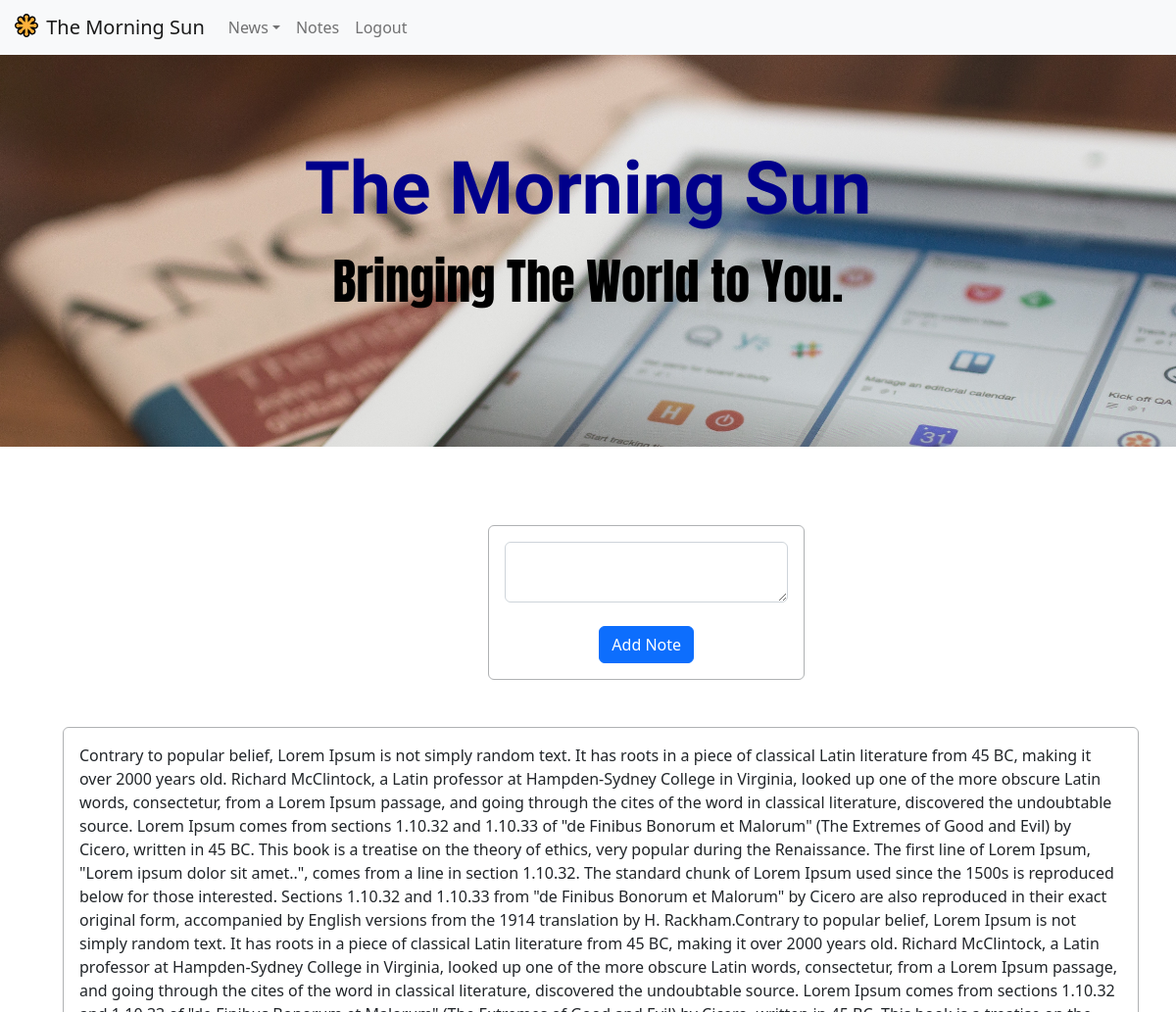
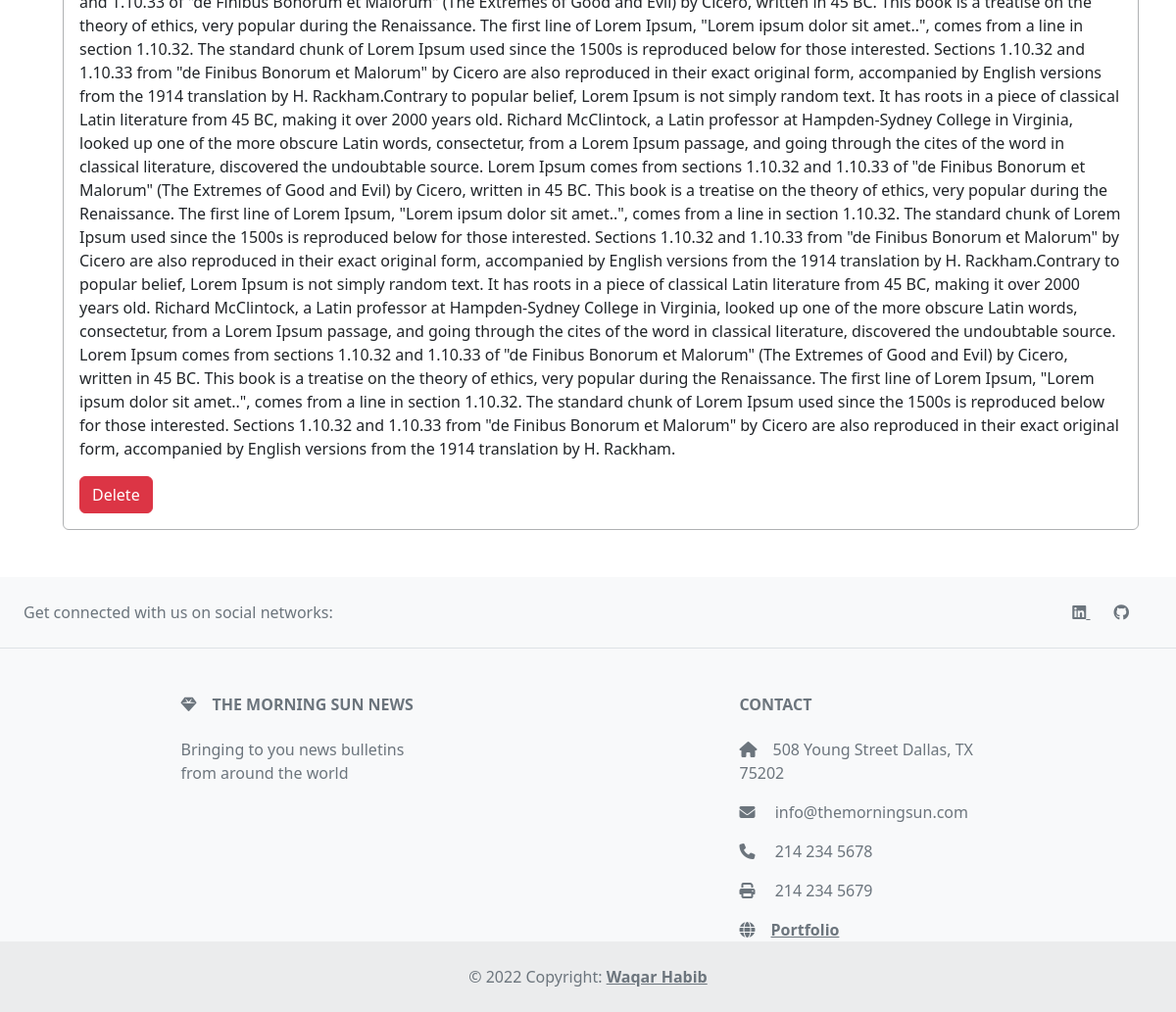
Before: /notes (signed in) with the older database file (2 pictures, top to bottom).
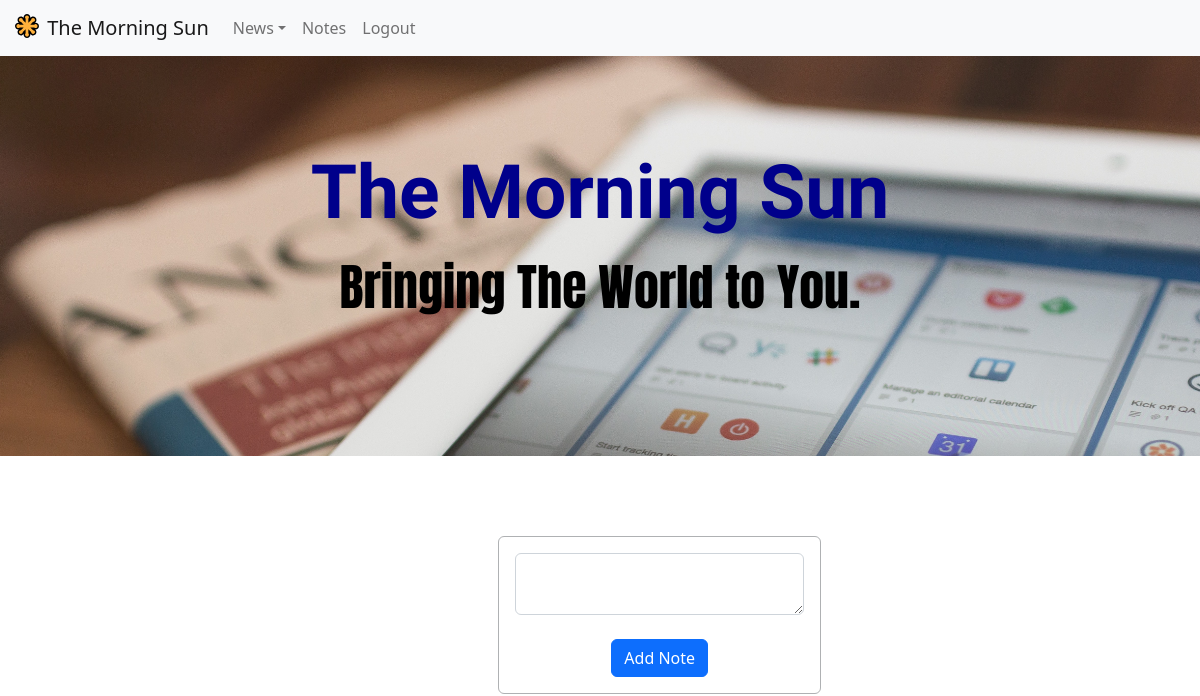
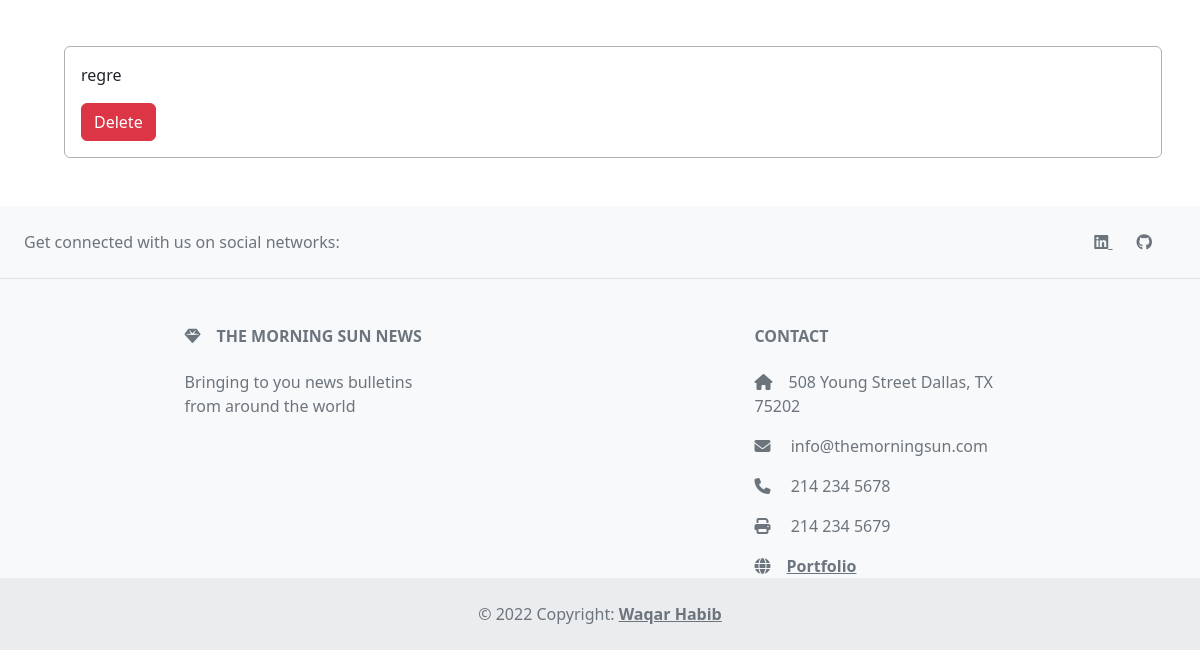
After: the same page with the newer database file (2 pictures, top to bottom).
### auth_app/models.py (models this page shows)
class Note(db.Model):
    id = db.Column(db.Integer, primary_key=True)
    data = db.Column(db.String(10000))
    date = db.Column(db.DateTime(timezone=True), default=func.now()) #func gets current date/time
    user_id = db.Column(db.Integer, db.ForeignKey('user.id')) #primary key of the obj used

### auth_app/views.py (the view, shortened to what this page needs)
@views.route('/notes', methods=['GET', 'POST'])
@login_required
def notes():
    return render_template("notes.html", user=current_user)

### auth_app/__init__.py (called while the page is built)
def create_app():
    app = Flask(__name__)
    app.config['SECRET_KEY'] = 'kefnkwelk ewklfnefk'
    app.config['SQLALCHEMY_DATABASE_URI'] = f'sqlite:///{DB_NAME}'
    db.init_app(app)
    from .views import views
    from. auth import auth
    app.register_blueprint(views, url_prefix='/')
    app.register_blueprint(auth, url_prefix='/')
    from .models import User, Note
    create_database(app)
    login_manager = LoginManager()
    login_manager.login_view = 'auth.login'
    login_manager.init_app(app)
    @login_manager.user_loader
    def load_user(id):
        return User.query.get(int(id))
    return app

### auth_app/templates/notes.html
{% extends "base.html" %} {% block title %}Notes{% endblock %} {% block content
%}
<div class="main">
  <div class="row">
    <div class="jumbotron">
      <div class="heading" style="text-align: center">The Morning Sun</div>
      <div class="subheading" style="text-align: center">
        Bringing The World to You.
      </div>
    </div>
  </div>
  <div class="row notesRow">
    <div class="col-3"></div>
    <div class="col-6">
      <div class="card addNote" style="margin-bottom: 3rem; margin-left: 4rem">
        <div class="card-body">
          <form method="POST">
            <textarea name="note" id="note" class="form-control"></textarea>
            <br />
            <div align="center">
              <button type="submit" class="btn btn-primary">Add Note</button>
            </div>
          </form>
        </div>
      </div>
    </div>
    <div class="col-3"></div>
    <div class="col-11" style="margin-left: 4rem">
      {% for note in user.notes %}
      <div class="card notesCard" style="margin-bottom: 3rem">
        <div class="card-body">
          <p class="card-text">{{ note.data }}</p>
          <a href="#" class="btn btn-danger" onClick="deleteNote({{ note.id }})"
            >Delete</a
          >
        </div>
      </div>
      {% endfor %}
    </div>
  </div>
</div>
<footer class="text-center text-lg-start bg-light text-muted">
  <section
    class="d-flex justify-content-center justify-content-lg-between p-4 border-bottom"
  >
    <div class="me-5 d-none d-lg-block">
      <span>Get connected with us on social networks:</span>
    </div>
    <div>
      <a
        href="https://www.linkedin.com/in/waqarhabib94/"
        class="me-4 text-reset"
      >
        <i class="fab fa-linkedin"></i>
      </a>
      <a href="https://github.com/waqar-habib/" class="me-4 text-reset">
        <i class="fab fa-github"></i>
      </a>
    </div>
  </section>
  <section class="">
    <div class="container text-center text-md-start mt-5">
      <div class="row mt-3">
        <div class="col-md-3 col-lg-4 col-xl-3 mx-auto mb-4">
          <h6 class="text-uppercase fw-bold mb-4">
            <i class="fas fa-gem me-3"></i>The Morning Sun News
          </h6>
          <p>Bringing to you news bulletins from around the world</p>
        </div>
        <div class="col-md-4 col-lg-3 col-xl-3 mx-auto mb-md-0 mb-4">
          <h6 class="text-uppercase fw-bold mb-4">Contact</h6>
          <p>
            <i class="fas fa-home me-3"></i>508 Young Street Dallas, TX 75202
          </p>
          <p>
            <i class="fas fa-envelope me-3"></i>
            info@themorningsun.com
          </p>
          <p><i class="fas fa-phone me-3"></i> 214 234 5678</p>
          <p><i class="fas fa-print me-3"></i> 214 234 5679</p>
          <a
            class="text-reset fw-bold"
            href="https://www.waqarhabib.dev"
            target="_blank"
            ><i class="fa fa-globe me-3"></i>Portfolio</a
          >
        </div>
      </div>
    </div>
  </section>
  <div class="text-center p-4" style="background-color: rgba(0, 0, 0, 0.05)">
    © 2022 Copyright:
    <a
      class="text-reset fw-bold"
      href="https://www.waqarhabib.dev"
      target="_blank"
      >Waqar Habib</a
    >
  </div>
</footer>
{% endblock %}

### auth_app/templates/base.html (shortened to what this page needs)
<!DOCTYPE html>
<html>
  <head>
    <link rel="stylesheet" href="../static/main.css" />
    <link
      href="https://cdn.jsdelivr.net/npm/bootstrap@5.2.0/dist/css/bootstrap.min.css"
      rel="stylesheet"
    />
    <link
      rel="stylesheet"
      href="https://cdnjs.cloudflare.com/ajax/libs/font-awesome/6.1.2/css/all.min.css"
    />
  </head>
  <body>
    <nav class="navbar navbar-expand-sm navbar-light bg-light">
      <div class="container-fluid">
        <a class="navbar-brand" href="/">
          <img
            src="../static/svg-seeklogo.com.svg"
            alt=""
            width="30"
            height="24"
            class="d-inline-block align-text-top"
          />
          The Morning Sun
        </a>
        <div id="navbarCollapse" class="collapse navbar-collapse">
          <ul class="nav navbar-nav">
            {% if user.is_authenticated %}
            <li class="nav-item dropdown">
              <a
                href="#"
                class="nav-link dropdown-toggle"
                data-bs-toggle="dropdown"
                >News</a
              >
            </li>
            <li class="nav-item">
              <a class="nav-item nav-link" id="notes" href="/notes">Notes</a>
            </li>
            <li class="nav-item">
              <a class="nav-item nav-link" id="logout" href="/logout">Logout</a>
            </li>
            {% endif %}
          </ul>
        </div>
      </div>
    </nav>
    {% block content %} {% endblock %}
  </body>
</html>

### auth_app/static/main.css (style rules this page uses)
.jumbotron { background-image: url(./jumbotron.jpg); background-repeat: no-repeat; padding: 3rem !important; background-size: cover; height:400px; }
.heading { font-size: 75px; font-weight: bold; color:darkblue; font-family: 'Dancing Script', cursive; margin-top: 2rem }
.subheading { font-size: 50px; color:black; font-family: 'Anton', sans-serif; }
.notesRow { margin-top: 5rem !important; }
.notesCard { border: 1px solid rgb(175, 177, 179)!important; margin-bottom: 3rem; }
.addNote { border: 1px solid rgb(175, 177, 179)!important; margin-bottom: 3rem; margin-left: 12rem !important; width: 55%; }
.row:after { content: ""; display: table; clear: both; }

Changed rows visible on the page:
removed Note: data "Contrary to popular belief, Lorem Ipsum is not simply random text. It has roots in a piece of classical Latin literature from 45 BC, making it over 2000 years old. Richard McClintock, a Latin professor at Hampden-Sydney College in Virginia, looked up one of the more obscure Latin words, consectetur, from a Lorem Ipsum passage, and going through the cites of the word in classical literature, discovered the undoubtable source. Lorem Ipsum comes from sections 1.10.32 and 1.10.33 of \"de Finibus Bonorum et Malorum\" (The Extremes of Good and Evil) by Cicero, written in 45 BC. This book is a treatise on the theory of ethics, very popular during the Renaissance. The first line of Lorem Ipsum,…"
added Note: data "regre"
